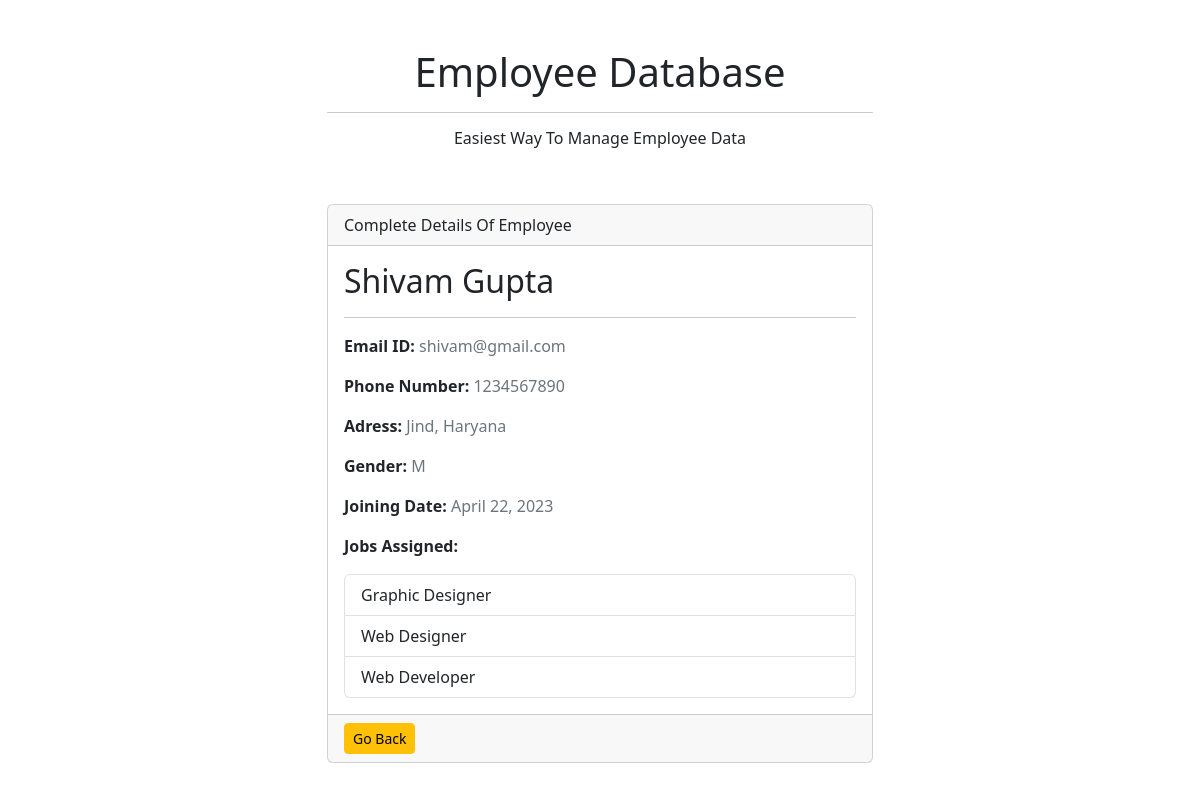
The page /employees/1/ on the database its author committed.
### ems/models.py (models this page shows, shortened)
class Employee(models.Model):
    GENDER_CHOICES = [('M','Male'), ('F','Female'),('O','Other')]
    first_name = models.CharField(max_length=200)
    last_name = models.CharField(max_length=200)
    email = models.EmailField(max_length=250)
    phone_number = models.CharField(max_length=10,blank=True)
    address = models.TextField()
    gender = models.CharField(max_length=1, choices=GENDER_CHOICES,blank=True)
    dob = models.DateField()
    joining_date = models.DateField()
    jobs = models.ManyToManyField('job',blank=True)

class Job(models.Model):
    name = models.CharField(max_length=250)

### ems/views.py (the view)
# urls.py: path('employees/<int:employee_id>/', views.employee_detail, name= 'employee_detail'),
def employee_detail(request,employee_id):
    try:
        employee = Employee.objects.get(id=employee_id)
    except Employee.DoesNotExist:
        raise Http404('Employee not found')
    return render(request,'ems/employee_detail.html',{'employee':employee})

### ems/templates/ems/employee_detail.html
 {% extends 'ems/base.html' %}
 {% block content %}
 <div class="col-md-6">
    <div class="card mb-5">
        <div class="card-header">
            Complete Details Of Employee
        </div>
        <div class="card-body">
            <h2> {{ employee.first_name|capfirst }} {{ employee.last_name|capfirst }} </h2>
            <hr>
            <p><strong> Email ID: </strong> <span class="text-secondary"> {{ employee.email }} </span></p>
            <p><strong> Phone Number: </strong> <span class="text-secondary"> {{ employee.phone_number }} </span></p>
            <p><strong> Adress: </strong> <span class="text-secondary"> {{ employee.address }} </span></p>
            <p><strong> Gender: </strong> <span class="text-secondary"> {{ employee.gender }} </span></p>
            <p><strong> Joining Date: </strong> <span class="text-secondary"> {{ employee.joining_date }} </span></p>
            <p><strong> Jobs Assigned: </strong> </p>
            {% if employee.jobs.all %}
            <ul class="list-group">
            {% for job in employee.jobs.all %}
                <li class="list-group-item"> {{ job.name }} </li>
            {% endfor %}
            </ul>
            {% endif %}
        </div>
        <div class="card-footer">
            <a href="{% url 'home' %}" class="btn btn-sm btn-warning"> Go Back </a>
        </div>
    </div>
 </div>
{% endblock content %}

### rows shown on the page
Employee: first_name "Shivam", last_name "Gupta", email "shivam@gmail.com", phone_number "1234567890", address "Jind, Haryana", gender "M", joining_date "April 22, 2023"
Job: name "Graphic Designer"
Job: name "Web Designer"
Job: name "Web Developer"
